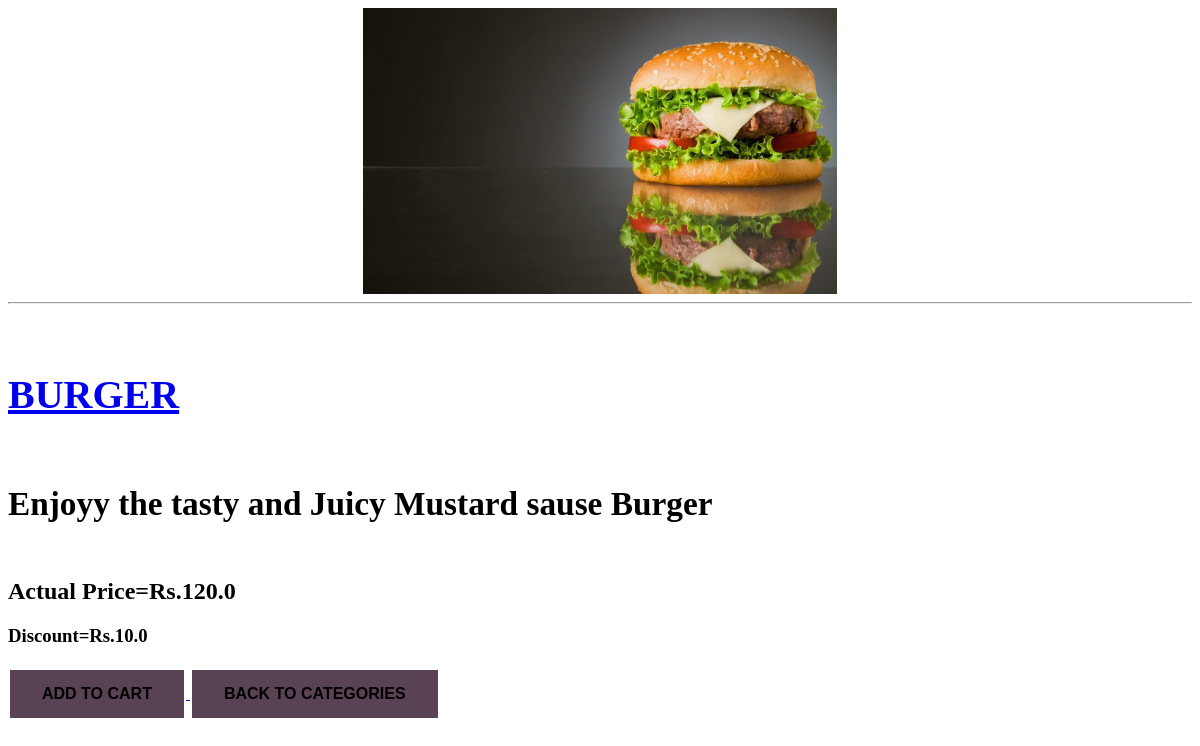
Page /item/1 on the committed database.
### food/models.py (models this page shows, shortened)
class Item(models.Model):
    title = models.CharField(max_length=100)
    price = models.FloatField()
    discount_price = models.FloatField(blank=True, null=True)
    category = models.ForeignKey(Category, on_delete=models.CASCADE)
    slug = models.SlugField()
    description_short = models.CharField(max_length=50)
    description_long = models.TextField()
    image = models.ImageField()
    is_active = models.BooleanField(default=True)
    quantity = models.IntegerField(default=1)

### food/views.py (the view)
# urls.py: path('item/<str:pk>', views.single_list, name='single_list'),
def single_list(request,pk):
    item=get_object_or_404(Item,pk=pk)
    return render(request, 'food/single_list.html', {'item':item})

### food/templates/food/single_list.html (shortened to what this page needs)
<!DOCTYPE html>
<img src="{{item.image.url}}">
<hr>
<a href="{%url 'single_list' pk=item.pk %}"><h5 class="card-title text-info" style="font-size: 30pt">{{ item.title }}</h5></a>
<h5 class="card-title text-info" style="font-size: 25pt">{{ item.description_long }}</h5></a>
<h2>Actual Price=Rs.{{item.price}}</h2>
<h3>Discount=Rs.{{item.discount_price}}</h3>
  <div class="w3-show-inline-block">
    <div class="w3-bar">
      {% if user.is_authenticated %}
      <a href ="{%url 'add_to_cart' pk=item.pk%}"><button>ADD TO CART</button>
        {% else %}
        <a href ="/login"><button>ADD TO CART</button>
          {% endif %}
        <a href="{% url 'food_list' pk=item.category.title %}"><button>BACK TO CATEGORIES</button></a>
    </div>
    </div>
</html>

### food/templates/food/single_list.html (style rules this page uses)
img { display: block; margin-left: auto; margin-right: auto; height: 40%; width: 40%; }
button { background-color: #584253; border: none; color: black; padding: 15px 32px; text-align: center; text-decoration: none; font-weight: bold; display: inline-block; font-size: 16px; margin: 4px 2px; cursor: pointer; }

### rows in the picture
Item: image (picture), title "BURGER", description_long "Enjoyy the tasty and Juicy Mustard sause Burger", price "120.0", discount_price "10.0"
